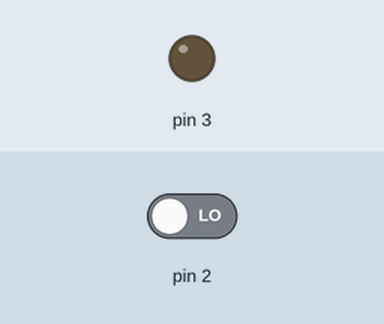
A sketch run on a simulated Arduino Uno, built with avr-gcc and run on an emulated ATmega328P. Shown: output pins drawn as LEDs (lit = HIGH). Inputs (shaded band) come from the test bench; at power-on: pin 2 LOW.

Above: at 1.2 s.
1.3 s: pin 2 driven HIGH
At 2.3 s:
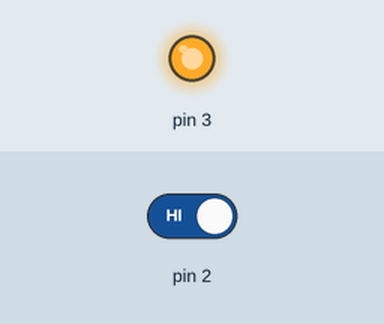
2.8 s: pin 2 driven LOW
At 3.5 s:
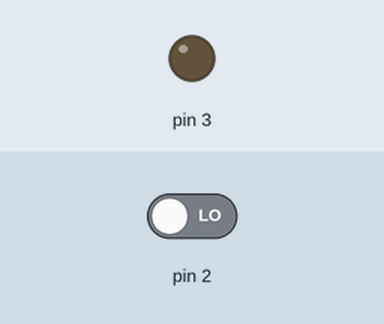
Timing chart, 0 to 5.8 s (numbered marks = the images above; inputs shaded):
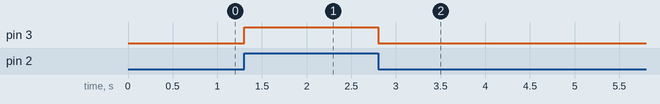

The sketch:

006-LED_con_tilt_Hg.ino
```cpp
/*
  006 - LED con tilt
*/

void setup() {
  pinMode(3, OUTPUT);
  pinMode(2, INPUT);
}

void loop() {
  if (digitalRead(2)) {
    digitalWrite(3, HIGH);
    delay(500);
  } else {
    digitalWrite(3, LOW);
  }

}
```

Measured:
- after the input at 1.3 s, pin 3: LOW → HIGH at once
- after the input at 2.8 s, pin 3: HIGH → LOW at once
